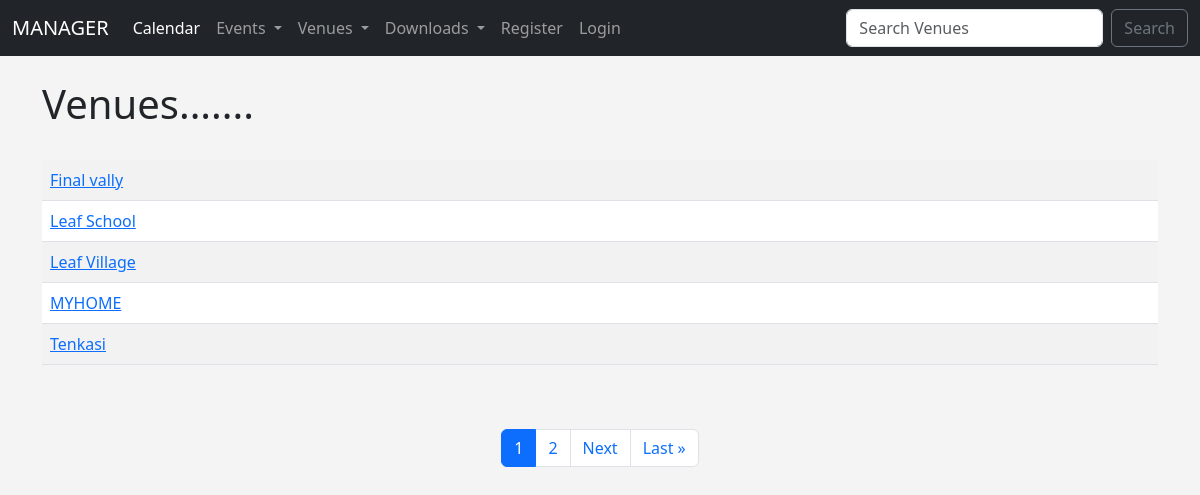
/venues, run on the app's committed database.
### events/models.py (models this page shows, shortened)
class Venue(models.Model):
    name = models.CharField('venue name', max_length=120)
    address = models.CharField(max_length=300)
    zip_code =models.CharField('zip code',max_length=15)
    phone = models.CharField('phone',max_length=15, blank= True)
    web = models.URLField('web address', blank= True)
    email_address = models.EmailField('Email', blank= True)
    owner = models.IntegerField("Venue Owner", blank = False, default = 1)
    venue_image = models.ImageField(null = True, blank=True, upload_to = "images/")

### events/views.py (the view)
# urls.py: path('venues', views.list_venues, name='list-venues'),
def list_venues(request):
    venue_list = Venue.objects.all().order_by('name')
    paginator = Paginator(venue_list, 5)  # 2 venues per page
    page = request.GET.get('page')
    venues = paginator.get_page(page)  # ✅ This will never raise EmptyPage
    return render(request, 'venues.html', {
        'venues': venues,
    })

### events/templates/venues.html (shortened to what this page needs)
{% extends 'base.html' %}
{% block content %}
    <h1>Venues.......</h1> <br>
    <table class="table table-striped table-hover">
    {% for venue in venues %}
<tr><td>
   <a href="{% url 'show-venues' venue.id %}">{{ venue.name }} </a> <br></td>
</tr>
    {% endfor %}</table><br><br>
<nav aria-label="Page navigation example">
  <ul class="pagination justify-content-center">
{% for page_num in venues.paginator.page_range %}
<li class="page-item {% if venues.number == page_num %}active{% endif %}">
  <a class="page-link" href="?page={{ page_num }}">{{ page_num }}</a>
</li>
{% endfor %}
{% if venues.has_next %}
<li class="page-item">
  <a class="page-link" href="?page={{ venues.next_page_number }}">Next</a>
</li>
<li class="page-item"><a  class="page-link" href="?page={{ venues.paginator.num_pages }}">Last &raquo</a></li>
{% endif %}
</ul>
</nav>
{% endblock %}

### events/templates/base.html (style rules this page uses)
body { background:#f4f4f4; }

### data on the page
Venue: name "Final vally"
Venue: name "Leaf School"
Venue: name "Leaf Village"
Venue: name "MYHOME"
Venue: name "Tenkasi"

### other printed values
{{ page_num }} "1" "2"
